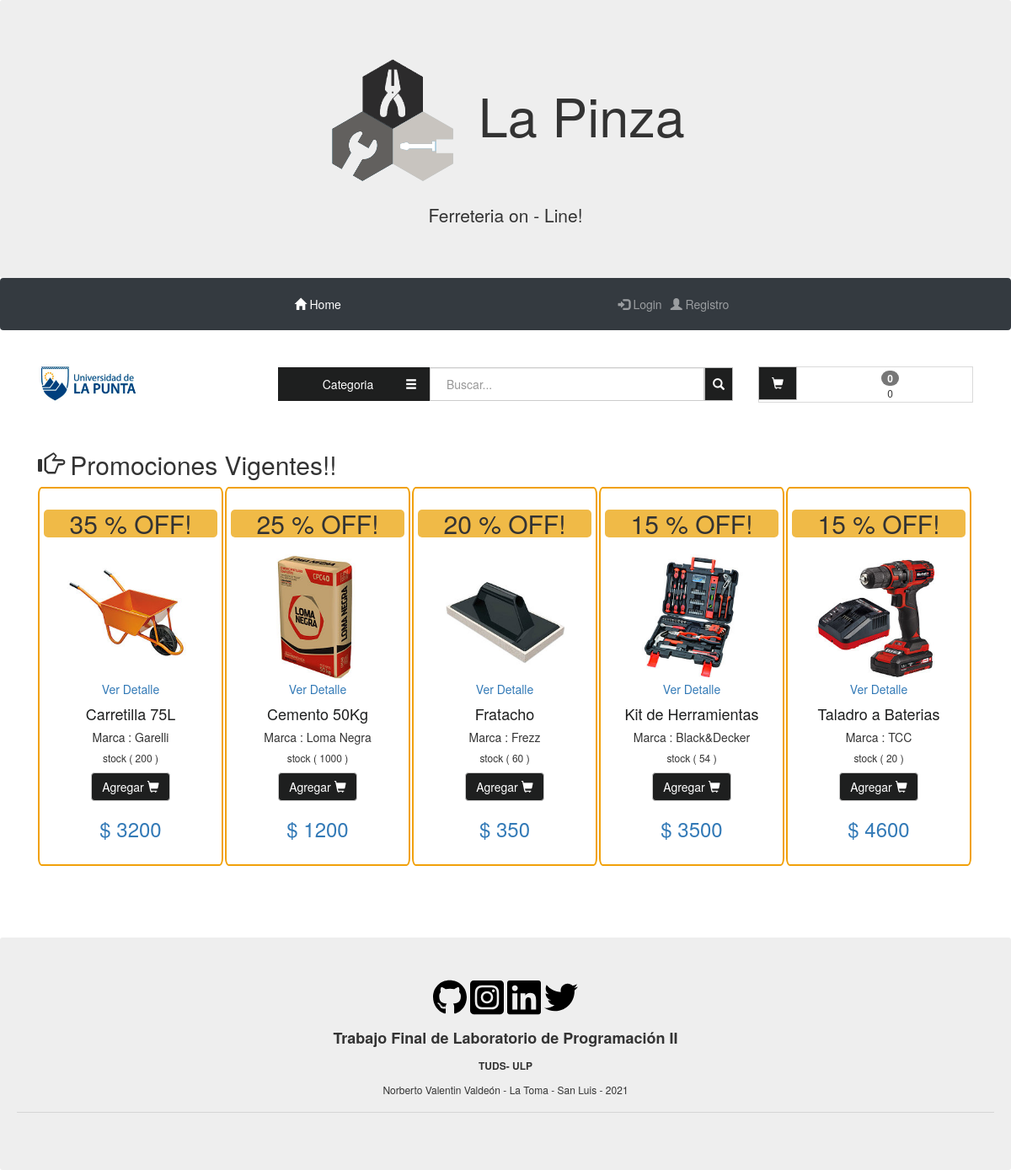
The page / on the database its author committed.
### tables this page shows
CREATE TABLE `producto` (
  `idArticulo` int(11) NOT NULL,
  `descripcion` varchar(200) NOT NULL,
  `marca` varchar(100) NOT NULL,
  `detalle` varchar(200) NOT NULL,
  `imagen` varchar(100) NOT NULL,
  `precioMinorista` float NOT NULL,
  `descuentoMayorista` float NOT NULL,
  `cantidadMinima` int(11) NOT NULL,
  `oferta` tinyint(1) NOT NULL,
  `descuentoOferta` float NOT NULL,
  `stock` int(11) NOT NULL,
  `idcategoria` int(10) NOT NULL
);

### Control/PlantillaControl.php (called while the page is built, shortened)
<?php
class PlantillaControl {
    public function headerControl(){
        include_once "./Vista/header.php";
    }
    public function menuControl(){
        include_once "./Vista/menu.php";
    }
    public function footerControl(){
        include_once "./Vista/footer.php";
    }
}
?>

### Modelo/Url.php (called while the page is built)
<?php
class Url{
   static public function UrlControl(){
        return "http://localhost/www/web/lab2/";
    }
}
?>

### Control/ProductoControl.php (called while the page is built, shortened)
<?php
class ProductoControl{
    static public function ctrBuscarOferta(){
        $tabla = "producto";
        $repuesta = ProductoModelo::modelBuscarOferta($tabla);
        return $repuesta;
    }
}
?>

### Modelo/Conexion.php (called while the page is built)
<?php
class Conexion{
  static public function conectar(){
        $link = new PDO("mysql:host=localhost;dbname=lapinza",
                        "root",
                        "",
                        array(PDO::ATTR_ERRMODE => PDO::ERRMODE_EXCEPTION,
                              PDO::MYSQL_ATTR_INIT_COMMAND => "SET NAMES utf8")
                              );
        return $link;
    }
}
?>

### Modelo/ProductoModelo.php (called while the page is built, shortened)
<?php
 require_once "./modelo/Conexion.php";
class ProductoModelo{
    static public function modelBuscarOferta($tabla){
        $stmt = Conexion::conectar()->prepare("SELECT * FROM $tabla WHERE oferta = 1");
        $stmt -> execute();
        return $stmt -> fetchAll();
    }
}
?>

### Vista/main.php (the view)
<div class="container">
	<h2><span class="glyphicon glyphicon-hand-right"></span> Promociones Vigentes!!</h2>
	<?php
	$productoOferta = ProductoControl::ctrBuscarOferta();
	if ($productoOferta != null) {
		echo "<div class='row-oferta' id='card-producto-oferta'> ";
		foreach ($productoOferta as $key => $productosVal) {
			echo "<div class=''  id='card-oferta'>";
			echo "<div class='oferta'>";
			echo "<h2>" . $productosVal['descuentoOferta'] . " % OFF!<h2>";
			echo "</div>";
			echo "<a href='single.html'>";
			echo "<img class='img-card-producto' src=" . "Vista/productos/" . $productosVal['imagen'] . " alt='' />";
			echo "<div class =''>";
			echo "<span>Ver Detalle</span>";
			echo "</div>";
			echo "</a>";
			echo "<h4>" . $productosVal['descripcion'] . "</h4>";
			echo "<h5>Marca : " . $productosVal['marca'] . "</h5>";
			echo "<h6> stock ( " . $productosVal['stock'] . " )</h6>";
			echo "<p>";
			echo "<a class='' href='#'>";
			echo '<button type="submit" class="btn btn-default backColor agregarCarrito" idArticulo="'.$productosVal["idArticulo"].'" idcategoria="'.$productosVal["idcategoria"].'" descripcion="'.$productosVal["descripcion"].'" marca="'.$productosVal["marca"].'"
			detalle="'.$productosVal["detalle"].'"
			precioMinorista="'.$productosVal["precioMinorista"].'"
			descuentoMayorista="'.$productosVal["descuentoMayorista"].'"
			cantidadMinima="'.$productosVal["cantidadMinima"].'"
			oferta="'.$productosVal["oferta"].'"
			descuentoOferta="'.$productosVal["descuentoOferta"].'"
			stock="'.$productosVal["stock"].'" imagen="'.$productosVal["imagen"].'" >Agregar <span class="glyphicon glyphicon-shopping-cart"></button>';
			echo "<span class='item_price'><h3> $ " . $productosVal['precioMinorista'] . "</h3></span>";
			echo "</a>	";
			echo "</p>";
			echo "</div>";
			echo "<br><hr>";
		}
	} else {
		echo "<div class='alert alert-warning'>";
		echo "<strong>Atencion!</strong> La categoria seleccionada no tiene Productos asignados !";
		echo "</div>";
	}
	?>
</div>
</div>

### Vista/header.php (shortened to what this page needs)
<?php
$url = Url::UrlControl();
?>
<!DOCTYPE html>
<html lang="es">
<head>
  <link rel="stylesheet" href="https://cdn.jsdelivr.net/npm/bootstrap@4.6.0/dist/css/bootstrap.min.css">
  <link rel="stylesheet" href="https://maxcdn.bootstrapcdn.com/bootstrap/3.3.7/css/bootstrap.min.css">
  <link rel="stylesheet" href="<?php echo $url; ?>Vista/css/plugins/font-awesome.min.css">
  <link rel="stylesheet" href="<?php echo $url; ?>Vista/css/plantilla.css">
  <link rel="stylesheet" href="<?php echo $url; ?>Vista/css/slide.css">
</head>
<body>
  <div class="jumbotron text-center" style="margin-bottom:0">
    <h1><img src="<?php echo $url; ?>vista/img/logo-gris.png" alt="">
      La Pinza</h1>
    <h3>
      <p>Ferreteria on - Line!</p>
    </h3>
  </div>

### Vista/menu.php (shortened to what this page needs)
<?php
$url = Url::UrlControl();
?>
<nav class="navbar navbar-expand-sm bg-dark navbar-dark justify-content-center">
  <div class="container-fluid">
    <ul class="navbar-nav navbar-left">
      <li class="nav-item active">
        <a class="nav-link active" href="index.php?pagina=main"><span class="glyphicon glyphicon-home"></span> Home</a>
      </li>
    </ul>
    <ul class="navbar-nav navbar-right">
      <?php
      if (isset($_SESSION["validarSesion"])) {
        if ($_SESSION["validarSesion"] = "ok") {
          echo '
                <li class="nav-item">
                  <a class="nav-link" href="index.php?pagina=perfil.php" "><span class="glyphicon glyphicon-user"></span> '. $_SESSION['nombre'] .' '. $_SESSION['apellido'] .'</a>
                </li>
                <li class="nav-item">
                  <a class="nav-link" href="index.php?pagina=salir"><span class="glyphicon glyphicon-log-out"></span> Salir</a>
                </li>
              ';
        } else {
          echo '
                <li class="nav-item">
                  <a class="nav-link" href="#myModalLogin" data-toggle="modal" id="btnLogin"><span class="glyphicon glyphicon-log-in"></span> Login</a>
                </li>
                <li class="nav-item">
                  <a class="nav-link" href="#myModalRegistro" data-toggle="modal" id="btnRegistro"><span class="glyphicon glyphicon-user"></span> Registro</a>
                </li>
              ';
        }
      } else {
        echo '
            <li class="nav-item">
              <a class="nav-link" href="#myModalLogin" data-toggle="modal" id="btnLogin"><span class="glyphicon glyphicon-log-in"></span> Login</a>
            </li>
            <li class="nav-item">
              <a class="nav-link" href="#myModalRegistro" data-toggle="modal" id="btnRegistro"><span class="glyphicon glyphicon-user"></span> Registro</a>
            </li>
          ';
      }
      ?>
    </ul>
  </div>
</nav>
<div class="container-fluid barra">
  <div class="container">
    <div class="row" id="encabezado">
      <div class="col-lg-3 col-md-3 col-sm-2 col-xs-12" id="logo">
        <a href="#">
          <img src="<?php echo $url; ?>vista/img/logo-universidad-La_Punta.jpg" class="img-responsive" alt="" width=120px>
        </a>
      </div>
      <div class="col-lg-6 col-md-6 col-sm-8 col-xs-12">
        <div class="col-lg-4 col-md-4 col-sm-4 col-xs-12 backColor" id="btnCategoria">
          <p>Categoria
            <span class="pull-right">
              <i class="glyphicon glyphicon-menu-hamburger"></i>
            </span>
          </p>
        </div>
        <form action="" method="post">
          <div class="input-group col-lg-8 col-md-8 col-sm-8 col-xs-12" id="buscador">
            <input type="text" class="form-control" placeholder="Buscar..." name="buscar">
            <span class="input-group-btn">
              <a href="#">
                <button class="btn btn-default backColor" type="submit">
                  <i class="glyphicon glyphicon-search"></i>
                </button>
              </a>
            </span>
          </div>
        </form>
      </div>
      <div class="col-lg-3 col-md-3 col-sm-2 col-xs-12" id="carrito">
        <a href="index.php?pagina=carrito">
          <button class="btn btn-default pull-left backColor">
            <i class="glyphicon glyphicon-shopping-cart"></i>
          </button>
        </a>
        <p id="textoMiCarrito">
          <span class=""><span class="badge cantidadCarrito"></span></span>
          <br><span class="sumaCarrito"></span>
        </p>
      </div>
    </div>
  </div>
</div>

### index.php (shortened to what this page needs)
<?php
require_once "./Modelo/Url.php";
require_once "./Modelo/ProductoModelo.php";
require_once "./Control/ProductoControl.php";
require_once "./Control/PlantillaControl.php";
$header = new PlantillaControl();
$header->headerControl();
require_once "./Control/PlantillaControl.php";
$menu = new PlantillaControl();
$menu->menuControl();
if (isset($_GET['pagina'])) {
    if (
        $_GET['pagina'] == 'login' ||
        $_GET['pagina'] == 'registro' ||
        $_GET['pagina'] == 'salir'||
        $_GET['pagina'] == 'perfil'||
        $_GET['pagina'] == 'carrito' ||
        $_GET['pagina'] == 'main'
    )
        include "./vista/" . $_GET["pagina"] . ".php";
} else {
    include "./Vista/main.php";
}
require_once "./Control/PlantillaControl.php";
$footer = new PlantillaControl();
$footer->footerControl();

### Vista/footer.php (shortened to what this page needs)
<?php
$url = Url::UrlControl();
?>
<div><br></div>
<div class="jumbotron text-center" style="margin-bottom:0">
  <img src="<?php echo $url; ?>Vista/img/github-brands.svg" alt="Git-Hub" style="width: 40px;">
  <img src="<?php echo $url; ?>Vista/img/instagram-square-brands.svg" alt="Git-Hub" style="width: 40px;">
  <img src="<?php echo $url; ?>Vista/img/linkedin-brands.svg" alt="Git-Hub" style="width: 40px;">
  <img src="<?php echo $url; ?>Vista/img/twitter-brands.svg" alt="Git-Hub" style="width: 40px;">
  <br>
  <p>
  <h4><strong> Trabajo Final de Laboratorio de Programación II</strong></h4>
  </p>
  <p>
  <h6><strong> TUDS- ULP</strong></h6>
  </p>
  <p>
  <h6>Norberto Valentin Valdeón - La Toma - San Luis - 2021</h6>
  </p>
  <hr>
</div>
</body>
</html>

### Vista/css/plantilla.css (style rules this page uses)
* { padding:0px; list-style: none; text-decoration: none; }
ul, ol { padding:0px; }
a:visited, a:link, a:focus, a:hover, a:active { list-style: none; text-decoration: none; }
.backColor, .backColor a { background:#1e1f1f; color:white; }
.barra #btnCategoria { margin: 20px 0; }
.barra #btnCategoria p { line-height: 40px; margin-bottom: 0px; }
.barra #btnCategoria p span { cursor:pointer; }
.barra #buscador { margin: 20px 0; }
.barra #buscador input { padding: 19px; border-radius: 0; }
.barra #buscador button { padding: 9px; border: 1px solid silver; border-radius: 0; }
#carrito { margin-top: 12px; }
.barra #carrito button { padding: 9px 15px; border: 1px solid silver; border-radius: 0; }
.barra #carrito p { padding: 2px; padding-left: 60px; border:1px solid #dadada; font-size: 12px; }
.barra #logo { margin: 20px 0; }
.img-card-producto { width: 200px; }
.row { display: flex; flex-wrap: wrap; align-items:center; justify-content: space-between; flex-basis: 10em; text-align: center; padding-bottom: 15px; }
.row-oferta { display: flex; flex-wrap: wrap; align-items:center; justify-content: space-between; flex-basis: 10em; text-align: center; padding-bottom: 15px; }
.row-oferta img { width: 150px; }
#card-oferta { border: rgb(241, 161, 10) solid 2px; padding: 5px; border-radius: 2%; width: 220px; height: 450px; margin-bottom: 50px; }
#card-oferta h4 { font-size: 14px bold; color: #1e1f1f; }
.oferta { background: #f0ba47; border-radius: 5px; }

### rows shown on the page
producto: descuentoOferta "35", imagen (picture), descripcion "Carretilla 75L", marca "Garelli", stock "200", precioMinorista "3200"
producto: descuentoOferta "25", imagen (picture), descripcion "Cemento 50Kg", marca "Loma Negra", stock "1000", precioMinorista "1200"
producto: descuentoOferta "20", imagen (picture), descripcion "Fratacho", marca "Frezz", stock "60", precioMinorista "350"
producto: descuentoOferta "15", imagen (picture), descripcion "Kit de Herramientas", marca "Black&Decker", stock "54", precioMinorista "3500"
producto: descuentoOferta "15", imagen (picture), descripcion "Taladro a Baterias", marca "TCC", stock "20", precioMinorista "4600"
